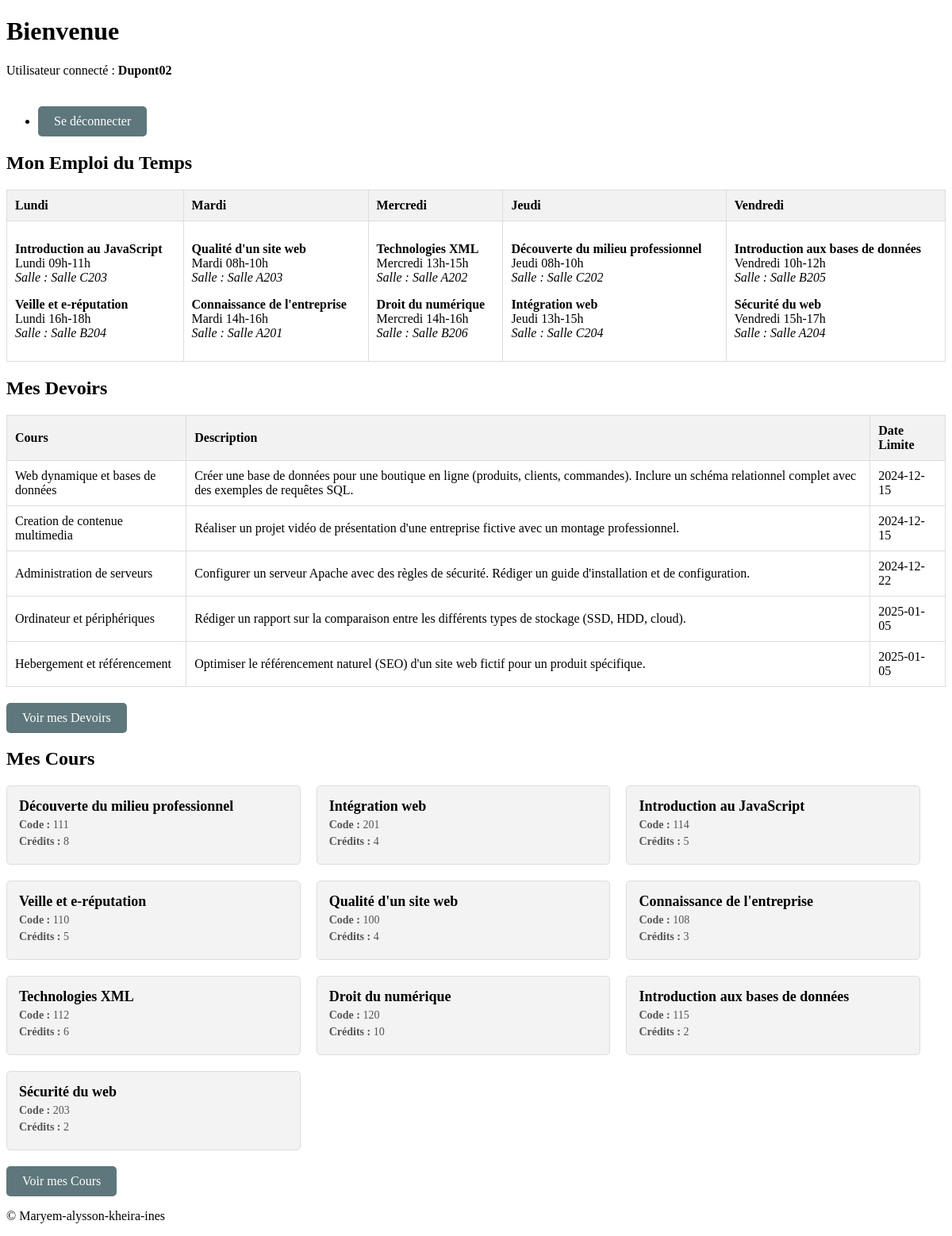
The app's page /index_etudiant.php (signed in) with its own data.
### tables this page shows
CREATE TABLE `cours` (
  `id` int(11) NOT NULL,
  `nom` varchar(255) NOT NULL,
  `code` int(11) NOT NULL,
  `credits` int(11) NOT NULL,
  `formation` enum('LP','DEUST','BOTH') DEFAULT 'BOTH',
  `horaires_dates` text DEFAULT NULL,
  `salle_classe` varchar(255) DEFAULT NULL,
  `semestre` int(1) NOT NULL
);

CREATE TABLE `devoirs` (
  `id_devoir` int(11) NOT NULL,
  `id_cours` int(11) NOT NULL,
  `description` text NOT NULL,
  `date_limite` date NOT NULL,
  `modifiable` tinyint(1) DEFAULT 1
);

### index_etudiant.php (the view, shortened to what this page needs)
<?php
include('inc.connexion.php');
$user_id = $_SESSION['user_id'];
function getStudentSchedule($user_id) {
    global $bdd;
    $query_formation = "SELECT formation FROM etudiants WHERE id = :user_id";
    $stmt = $bdd->prepare($query_formation);
    $stmt->bindParam(':user_id', $user_id, PDO::PARAM_INT);
    $stmt->execute();
    $student_data = $stmt->fetch(PDO::FETCH_ASSOC);
    $formation = $student_data ? $student_data['formation'] : null;
    $query_cours = "SELECT c.nom, c.horaires_dates, c.salle_classe,
    DAYNAME(c.horaires_dates) AS jour, c.horaires_dates, c.code, c.credits
    FROM cours c
    WHERE (c.formation = :formation OR c.formation = 'BOTH')
    AND c.semestre = 2
    ORDER BY c.horaires_dates";
    $stmt_cours = $bdd->prepare($query_cours);
    $stmt_cours->bindParam(':formation', $formation, PDO::PARAM_STR);
    $stmt_cours->execute();
    return $stmt_cours->fetchAll(PDO::FETCH_ASSOC);
}
function getAssignments($user_id) {
    global $bdd;
    $query_formation = "SELECT formation FROM etudiants WHERE id = :user_id";
    $stmt = $bdd->prepare($query_formation);
    $stmt->bindParam(':user_id', $user_id, PDO::PARAM_INT);
    $stmt->execute();
    $student_data = $stmt->fetch(PDO::FETCH_ASSOC);
    $formation = $student_data ? $student_data['formation'] : null;
    $query_devoirs = "SELECT d.description, d.date_limite, c.nom AS cours
                      FROM devoirs d
                      JOIN cours c ON d.id_cours = c.id
                      WHERE c.formation = :formation OR c.formation = 'BOTH'";
    $stmt_devoirs = $bdd->prepare($query_devoirs);
    $stmt_devoirs->bindParam(':formation', $formation, PDO::PARAM_STR);
    $stmt_devoirs->execute();
    return $stmt_devoirs->fetchAll(PDO::FETCH_ASSOC);
}
$student_schedule = getStudentSchedule($user_id);
$assignments = getAssignments($user_id);
$days_of_week = ['Lundi', 'Mardi', 'Mercredi', 'Jeudi', 'Vendredi'];
$schedule_by_day = [
    'Lundi' => [],
    'Mardi' => [],
    'Mercredi' => [],
    'Jeudi' => [],
    'Vendredi' => []
];
foreach ($student_schedule as $course) {
    foreach ($days_of_week as $day) {
        if (stripos($course['horaires_dates'], $day) !== false) {
            $schedule_by_day[$day][] = $course;
        }
    }
}
?>
<!DOCTYPE html>
<html lang="fr">
<head>
    <link rel="stylesheet" href="assets/style.css">
</head>
<body>
    <header>
        <h1>Bienvenue</h1>
        <p>Utilisateur connecté : <strong><?php echo htmlspecialchars($_SESSION['username']); ?></strong></p>
        <nav>
            <ul>
                <li><a  class="btn" href="session_deconnexion.php">Se déconnecter</a></li>
            </ul>
        </nav>
    </header>
    <main>
    <section>
    <h2>Mon Emploi du Temps</h2>
    <table>
        <thead>
            <tr>
                <?php foreach ($days_of_week as $day) { ?>
                    <th><?php echo $day; ?></th>
                <?php } ?>
            </tr>
        </thead>
        <tbody>
            <tr>
                <?php foreach ($days_of_week as $day) { ?>
                    <td>
                        <?php
                        if (!empty($schedule_by_day[$day])) {
                            foreach ($schedule_by_day[$day] as $course) {
                                echo "<p><strong>" . htmlspecialchars($course['nom']) . "</strong><br>" .
                                     htmlspecialchars($course['horaires_dates']) . "<br>" .
                                     "<em>Salle : " . htmlspecialchars($course['salle_classe']) . "</em></p>";
                            }
                        } else {
                            echo "Aucun cours.";
                        }
                        ?>
                    </td>
                <?php } ?>
            </tr>
        </tbody>
    </table>
</section>
        <section>
            <h2>Mes Devoirs</h2>
            <table>
                <thead>
                    <tr>
                        <th>Cours</th>
                        <th>Description</th>
                        <th>Date Limite</th>
                    </tr>
                </thead>
                <tbody>
                    <?php if (empty($assignments)) { ?>
                        <tr>
                            <td colspan="3">Aucun devoir trouvé.</td>
                        </tr>
                    <?php } else { ?>
                        <?php foreach ($assignments as $assignment) { ?>
                            <tr>
                                <td><?php echo htmlspecialchars($assignment['cours']); ?></td>
                                <td><?php echo htmlspecialchars($assignment['description']); ?></td>
                                <td><?php echo htmlspecialchars($assignment['date_limite']); ?></td>
                            </tr>
                        <?php } ?>
                    <?php } ?>
                </tbody>
            </table>
            <a  class="btn" href="#.php" class="btn">Voir mes Devoirs</a>
        </section>
         <section>
            <h2>Mes Cours</h2>
            <div class="course-list">
                <?php foreach ($student_schedule as $course) { ?>
                    <div class="course-item">
                        <h3><?php echo htmlspecialchars($course['nom']); ?></h3>
                        <p class="code"><strong>Code :</strong> <?php echo htmlspecialchars($course['code']); ?></p>
                        <p class="credits"><strong>Crédits :</strong> <?php echo htmlspecialchars($course['credits']); ?></p>
                    </div>
                <?php } ?>
            </div>
            <a class="btn" href="#.php" class="btn">Voir mes Cours</a>
        </section>
    </main>
    <footer>
        <p>&copy; Maryem-alysson-kheira-ines</p>
    </footer>
</body>
</html>

### assets/style.css (style rules this page uses)
.course-list { display: flex; flex-wrap: wrap; gap: 20px; }
.course-item { background-color: #f3f3f3; border: 1px solid #ddd; padding: 15px; width: calc(33% - 20px); box-sizing: border-box; border-radius: 5px; transition: all 0.3s ease; }
.course-item h3 { margin: 0; font-size: 18px; font-weight: bold; }
.course-item p { margin: 5px 0; }
.course-item .code, .course-item .credits { font-size: 14px; color: #555; }
table { width: 100%; border-collapse: collapse; }
th, td { border: 1px solid #ddd; padding: 10px; text-align: left; }
th { background-color: #f2f2f2; }
.btn { display: inline-block; background-color: #5e777c; color: #fff; padding: 10px 20px; border-radius: 5px; text-decoration: none; margin-top: 20px; }

### records on screen
cours: nom "Introduction au JavaScript", horaires_dates "Lundi 09h-11h", salle_classe "Salle C203", code "114", credits "5"
cours: nom "Veille et e-réputation", horaires_dates "Lundi 16h-18h", salle_classe "Salle B204", code "110", credits "5"
cours: nom "Qualité d'un site web", horaires_dates "Mardi 08h-10h", salle_classe "Salle A203", code "100", credits "4"
cours: nom "Connaissance de l'entreprise", horaires_dates "Mardi 14h-16h", salle_classe "Salle A201", code "108", credits "3"
cours: nom "Technologies XML", horaires_dates "Mercredi 13h-15h", salle_classe "Salle A202", code "112", credits "6"
cours: nom "Droit du numérique", horaires_dates "Mercredi 14h-16h", salle_classe "Salle B206", code "120", credits "10"
cours: nom "Découverte du milieu professionnel", horaires_dates "Jeudi 08h-10h", salle_classe "Salle C202", code "111", credits "8"
cours: nom "Intégration web", horaires_dates "Jeudi 13h-15h", salle_classe "Salle C204", code "201", credits "4"
cours: nom "Introduction aux bases de données", horaires_dates "Vendredi 10h-12h", salle_classe "Salle B205", code "115", credits "2"
cours: nom "Sécurité du web", horaires_dates "Vendredi 15h-17h", salle_classe "Salle A204", code "203", credits "2"
devoirs: id_cours.nom "Web dynamique et bases de données", description "Créer une base de données pour une boutique en ligne (produits, clients, commandes). Inclure un schéma relationnel complet avec des exemples de requêtes SQL.", date_limite "2024-12-15"
devoirs: id_cours.nom "Creation de contenue multimedia", description "Réaliser un projet vidéo de présentation d'une entreprise fictive avec un montage professionnel.", date_limite "2024-12-15"
devoirs: id_cours.nom "Administration de serveurs", description "Configurer un serveur Apache avec des règles de sécurité. Rédiger un guide d'installation et de configuration.", date_limite "2024-12-22"
devoirs: id_cours.nom "Ordinateur et périphériques", description "Rédiger un rapport sur la comparaison entre les différents types de stockage (SSD, HDD, cloud).", date_limite "2025-01-05"
devoirs: id_cours.nom "Hebergement et référencement", description "Optimiser le référencement naturel (SEO) d'un site web fictif pour un produit spécifique.", date_limite "2025-01-05"

### other values on screen
$_SESSION['username'] "Dupont02"
$day "Lundi"
$day "Mardi"
$day "Mercredi"
$day "Jeudi"
$day "Vendredi"
